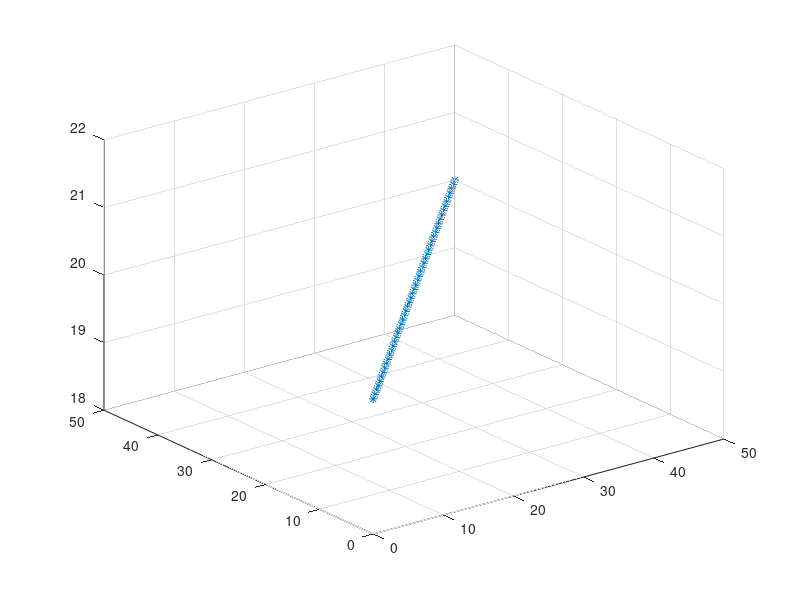

This figure's MATLAB source: (Note: this script raises an error after producing the figure.)
%tube parameters
n = 3; %number of tubes
K = [20000 100 1]; %EI of each tube
curvature = [0 0.1 0.1]; %curvature of curved segments
s_arc = [10 5 10]; %arc length of straight segment
c_arc = [0 15 15]; %arc length of curved segment

%input parameters
q_l = [0 0 0]; %arc length extension inputs, assume this is added to s_arc
q_alpha = [0 0 0]; %angular rotation inputs, assume zero lines up with z0 y0 plane
%alpha goes counterclockwise from -y_0 to x_0 (according to RHR)
%assume torsionally rigid model, alpha ~= theta

%create test circle 20 mm directly above the robot
t = 0:0.1:5;
z = 20*ones(size(t));
x = t*10;
y = t*10; 

len = size(z);
q_l_store = zeros(len(2), n); %places to store resulting ik variables
q_alpha_store = zeros(len(2), n);
points_end = [x; y; z]; %set of points to test out

f1 = figure;
ax1 = axes('Parent',f1);

scatter3(ax1, x,y,z, '*')
hold on

for i = 1:len(2)
    i
    pose_end = points_end(:,i);
    [q_l_out, q_alpha_out] = inverse_kinematics(n, K, curvature, s_arc, c_arc, q_l, q_alpha, pose_end);
    [H_list, Htb, waypoints, link_num] = forward_kinematics(n, K, curvature, s_arc, c_arc, q_l_out, q_alpha_out);
    
    
    q_l_store(i,:) = q_l_out;
    q_alpha_store(i,:) = q_alpha_out;
    
    trans_points = zeros(3,link_num);
    for j = 1:link_num
        trans_points(:,i) = waypoints(:,50*j+1);
    end
    plot3(ax1, waypoints(1,:),waypoints(2,:),waypoints(3,:))
    hold on
    scatter3(ax1, trans_points(1,:),trans_points(2,:),trans_points(3,:),3 , "red");
    grid on
end


f2 = figure('Name','Joint Variables');

ax2 = subplot(2,1,1);
for k = 1:n
    plot(ax2, t, q_l_store(:,k),'DisplayName',['Input Extension #' num2str(k)])
    hold on
end

ax3 = subplot(2,1,2);
for l = 1:n
    plot(ax3, t, q_alpha_store(:,l),'DisplayName',['Input Rotation #' num2str(l)])
    hold on
end
legend(ax2)
legend(ax3)